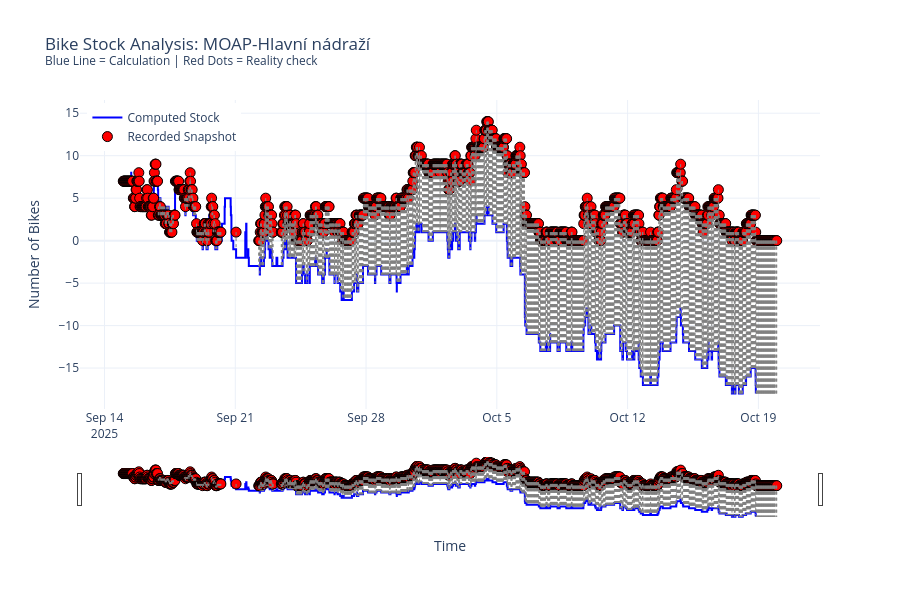

Source (notebook cell):
### Code cell
import pandas as pd
import plotly.graph_objects as go

# ==========================================
# 1. SETTINGS & CONFIGURATION
# ==========================================
# --- FILE PATHS ---
# Update these to match your actual file locations
file_main        = "data/nextbike_data_VSB_Vaclavik.xlsx"
file_rebalancing = "data/nextbike_data_VSB_Vaclavik2.xlsx"

# SHEET NAMES
# Use the actual name (string) or index (0, 1) of the sheets
sheet_name_trips     = "Vypujcky_Ostrava"              # Usually the first sheet
sheet_name_snapshots = "Stanice_Ostrava"       # REPLACE with the actual name of the snapshot sheet
sheet_name_rebalancing = "Ostrava"
# STATION NAMES
# Must match the text in the Excel files exactly
station_trips    = 'MOAP-Hlavní nádraží'
station_rebal    = 'MOAP-Hlavní nádraží'

# --- INITIALIZATION ---
# Based on your first snapshot: 6 bikes at 00:05
start_time       = pd.Timestamp('2025-09-15 00:05:00')
initial_stock    = 7

# ==========================================
# 2. DATA LOADING
# ==========================================
print("Loading data files...")

# Load Trips
trips = pd.read_excel(file_main, sheet_name=sheet_name_trips)

# Load Snapshots (The Truth/Checksum)
snapshots = pd.read_excel(file_main, sheet_name=sheet_name_snapshots)

# Load Rebalancing
rebalancing = pd.read_excel(file_rebalancing)

# ==========================================
# 3. PROCESSING EVENTS
# ==========================================
print("Processing events...")

# --- A. Customer Departures (-1) ---
dept = trips[trips['start_place'] == station_trips].copy()
dept = dept[['start_time']].rename(columns={'start_time': 'timestamp'})
dept['change'] = -1

# --- B. Customer Arrivals (+1) ---
arr = trips[trips['end_place'] == station_trips].copy()
arr = arr[['end_time']].rename(columns={'end_time': 'timestamp'})
arr['change'] = 1

# --- C. Rebalancing Removals (Variable Negative) ---
# Note: Using the LONG station name here to match the rebalancing file
reb_dept = rebalancing[rebalancing['from'] == station_rebal].copy()
reb_dept = reb_dept[['timestamp', 'number_of_bikes']]
reb_dept['change'] = -1 * reb_dept['number_of_bikes'] # Flip sign to negative
reb_dept = reb_dept.drop(columns=['number_of_bikes'])

# --- D. Rebalancing Restocks (Variable Positive) ---
reb_arr = rebalancing[rebalancing['to'] == station_rebal].copy()
reb_arr = reb_arr[['timestamp', 'number_of_bikes']]
reb_arr['change'] = reb_arr['number_of_bikes'] # Keep positive
reb_arr = reb_arr.drop(columns=['number_of_bikes'])

# ==========================================
# 4. BUILDING THE TIMELINE
# ==========================================
print("Building continuous timeline...")

# 1. Merge all event lists into one
all_events = pd.concat([dept, arr, reb_dept, reb_arr])

# 2. Add the Starting Point (The Anchor)
start_row = pd.DataFrame([{'timestamp': start_time, 'change': initial_stock}])
timeline_events = pd.concat([start_row, all_events])

# 3. Sort Chronologically
timeline_events = timeline_events.sort_values('timestamp')

# 4. Calculate Running Total (The 'Stock')
# This gives us the count at the exact second an event happens
timeline_events['stock'] = timeline_events['change'].cumsum()

# 5. Resample to 1-Minute Intervals
# This creates the "Continuous" timeline you asked for
timeline_events = timeline_events.set_index('timestamp')
# 'last()' ensures we take the final count of the minute
final_timeline = timeline_events.resample('1min').agg({'stock': 'last'})
# 'ffill()' ensures empty minutes carry over the previous count
final_timeline = final_timeline.ffill().fillna(0)

# ==========================================
# 5. VALIDATION (CHECKSUM)
# ==========================================
print("Running validation against snapshots...")

# Prepare the Snapshot data (The "Truth")
checks = snapshots.copy()
# Rename columns to standard names
checks = checks.rename(columns={'Čas': 'timestamp', station_rebal: 'real_stock'})
checks = checks[['timestamp', 'real_stock']].dropna()
checks['timestamp'] = pd.to_datetime(checks['timestamp'])

# FORCE SORTING to ensure correct timestamp matching
checks = checks.sort_values('timestamp')

# Match Snapshots to Timeline
# merge_asof finds the closest timeline event strictly BEFORE or AT the check time
validation = pd.merge_asof(
    checks,
    final_timeline.sort_index(),  # Ensure timeline is sorted too
    left_on='timestamp',
    right_index=True,
    direction='backward'
)

# Calculate Drift (Computed - Real)
validation['drift'] = validation['stock'] - validation['real_stock']

print(f"Validation complete. Matched {len(validation)} snapshots.")

# ==========================================
# 6. INTERACTIVE VISUALIZATION
# ==========================================
print("Generating interactive graph...")

fig = go.Figure()

# --- LAYER 1: The Computed Stock (Blue Line) ---
fig.add_trace(go.Scatter(
    x=final_timeline.index,
    y=final_timeline['stock'],
    mode='lines',
    name='Computed Stock',
    line=dict(color='blue', width=2, shape='hv'), # 'hv' = Step Plot
    hovertemplate='<b>Time:</b> %{x}<br><b>Computed:</b> %{y} bikes<extra></extra>'
))

# --- LAYER 2: The Real Snapshots (Red Dots) ---
fig.add_trace(go.Scatter(
    x=validation['timestamp'],
    y=validation['real_stock'],
    mode='markers',
    name='Recorded Snapshot',
    marker=dict(color='red', size=10, line=dict(color='black', width=1)),
    # Custom Hover Tooltip showing the Drift
    customdata=validation[['stock', 'drift']],
    hovertemplate=(
        '<b>Recorded:</b> %{y} bikes<br>' +
        '<b>Computed:</b> %{customdata[0]} bikes<br>' +
        '<b>DRIFT:</b> %{customdata[1]} (Error)<br>' +
        '<extra></extra>'
    )
))

# --- LAYER 3: Drift Connections (Grey Dashed Lines) ---
# Draws a line from the dot to the curve to visualize the error magnitude
for i, row in validation.iterrows():
    fig.add_trace(go.Scatter(
        x=[row['timestamp'], row['timestamp']],
        y=[row['real_stock'], row['stock']],
        mode='lines',
        showlegend=False,
        line=dict(color='gray', width=1, dash='dot'),
        hoverinfo='skip'
    ))

# --- LAYOUT CONFIGURATION ---
fig.update_layout(
    title=f'Bike Stock Analysis: {station_trips}<br><sup>Blue Line = Calculation | Red Dots = Reality check</sup>',
    xaxis_title='Time',
    yaxis_title='Number of Bikes',
    hovermode='closest',
    template='plotly_white',
    height=600,
    legend=dict(x=0.01, y=0.99)
)

# Add Range Slider for Zooming
fig.update_xaxes(rangeslider_visible=True)

fig.show()
